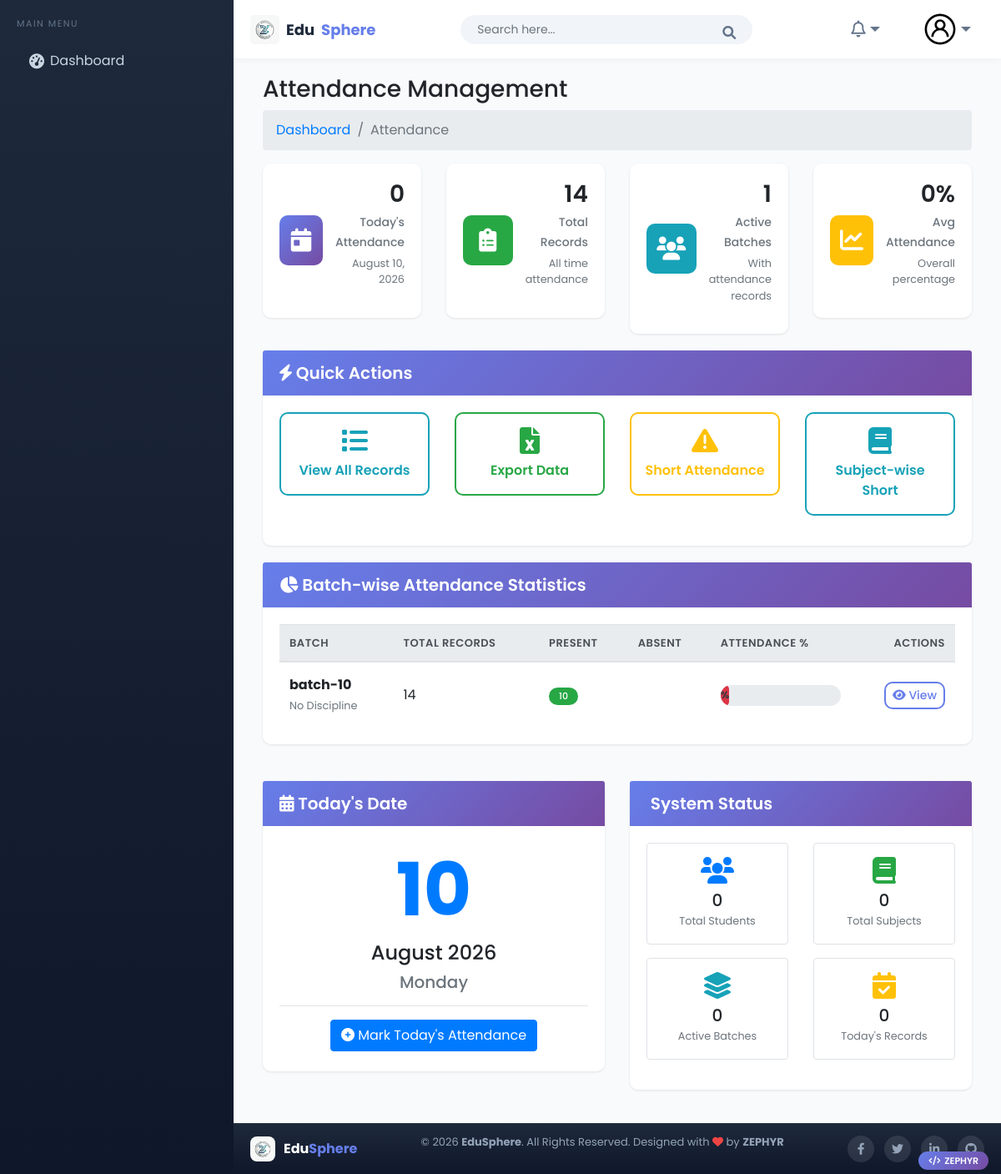
The app's page /attendance with its own data.
### Academic/models.py (models this page shows, shortened)
class Batch(models.Model):
    name = models.CharField(max_length=10)
    start_session = models.CharField(max_length=10)
    end_session = models.CharField(max_length=10)
    discipline = models.ForeignKey(Discipline, on_delete=models.CASCADE)

### attendance/views.py (the view)
# urls.py: path('', views.attendance_dashboard, name='attendance_dashboard'),
def attendance_dashboard(request):
    today = date.today()
    today_attendance = Attendance.objects.filter(date=today).count()
    total_attendance = Attendance.objects.count()
    recent_attendance = Attendance.objects.order_by('-date', '-created_at')[:10]
    batch_stats = Attendance.objects.values('batch__name').annotate(
        total=Count('id'),
        present=Count('id', filter=Q(status='P'))
    ).order_by('-total')[:5]
    context = {
        'today_attendance': today_attendance,
        'total_attendance': total_attendance,
        'recent_attendance': recent_attendance,
        'batch_stats': batch_stats,
        'today': today,
    }
    return render(request, 'attendance/dashboard.html', context)

### templates/attendance/dashboard.html (shortened to what this page needs)
{% extends 'Home/base.html' %}
{% load static %}
{% block body %}
<div class="page-wrapper">
    <div class="content container-fluid">
        <div class="page-header">
            <div class="row align-items-center">
                <div class="col">
                    <h3 class="page-title">Attendance Management</h3>
                    <ul class="breadcrumb">
                        <li class="breadcrumb-item"><a href="{% url 'index' %}">Dashboard</a></li>
                        <li class="breadcrumb-item active">Attendance</li>
                    </ul>
                </div>
            </div>
        </div>
        <div class="row">
            <div class="col-md-3">
                <div class="card dash-widget">
                    <div class="card-body">
                        <div class="dash-widget-header">
                            <span class="dash-widget-icon bg-primary">
                                <i class="fas fa-calendar-day"></i>
                            </span>
                            <div class="dash-widget-info">
                                <h3>{{ today_attendance }}</h3>
                                <span>Today's Attendance</span>
                                <p class="text-muted small mt-1">{{ today|date:"F d, Y" }}</p>
                            </div>
                        </div>
                    </div>
                </div>
            </div>
            <div class="col-md-3">
                <div class="card dash-widget">
                    <div class="card-body">
                        <div class="dash-widget-header">
                            <span class="dash-widget-icon bg-success">
                                <i class="fas fa-clipboard-list"></i>
                            </span>
                            <div class="dash-widget-info">
                                <h3>{{ total_attendance }}</h3>
                                <span>Total Records</span>
                                <p class="text-muted small mt-1">All time attendance</p>
                            </div>
                        </div>
                    </div>
                </div>
            </div>
            <div class="col-md-3">
                <div class="card dash-widget">
                    <div class="card-body">
                        <div class="dash-widget-header">
                            <span class="dash-widget-icon bg-info">
                                <i class="fas fa-users"></i>
                            </span>
                            <div class="dash-widget-info">
                                <h3>{{ batch_stats|length }}</h3>
                                <span>Active Batches</span>
                                <p class="text-muted small mt-1">With attendance records</p>
                            </div>
                        </div>
                    </div>
                </div>
            </div>
            <div class="col-md-3">
                <div class="card dash-widget">
                    <div class="card-body">
                        <div class="dash-widget-header">
                            <span class="dash-widget-icon bg-warning">
                                <i class="fas fa-chart-line"></i>
                            </span>
                            <div class="dash-widget-info">
                                <h3>{{ avg_attendance|default:"0" }}%</h3>
                                <span>Avg Attendance</span>
                                <p class="text-muted small mt-1">Overall percentage</p>
                            </div>
                        </div>
                    </div>
                </div>
            </div>
        </div>
        <div class="row">
            <div class="col-xl-12">
                <div class="card">
                    <div class="card-header bg-gradient-primary text-white">
                        <h5 class="card-title mb-0">
                            <i class="fas fa-bolt"></i> Quick Actions
                        </h5>
                    </div>
                    <div class="card-body">
                        <div class="row">
                            <div class="col-md-3 col-sm-6 mb-3">
                                <a href="{% url 'attendance_list' %}" class="btn btn-outline-info btn-block py-3">
                                    <i class="fas fa-list fa-2x mb-2 d-block"></i>
                                    View All Records
                                </a>
                            </div>
                            <div class="col-md-3 col-sm-6 mb-3">
                                <a href="{% url 'export_attendance' %}" class="btn btn-outline-success btn-block py-3">
                                    <i class="fas fa-file-excel fa-2x mb-2 d-block"></i>
                                    Export Data
                                </a>
                            </div>
                            <div class="col-md-3 col-sm-6 mb-3">
                                <a href="{% url 'short_attendance' %}" class="btn btn-outline-warning btn-block py-3">
                                    <i class="fas fa-exclamation-triangle fa-2x mb-2 d-block"></i>
                                    Short Attendance
                                </a>
                            </div>
                            <div class="col-md-3 col-sm-6 mb-3">
                                <a href="{% url 'subject_short_attendance' %}" class="btn btn-outline-info btn-block py-3">
                                    <i class="fas fa-book fa-2x mb-2 d-block"></i>
                                    Subject-wise Short
                                </a>
                            </div>
                        </div>
                    </div>
                </div>
            </div>
        </div>
        {% if batch_stats %}
        <div class="row">
            <div class="col-12">
                <div class="card">
                    <div class="card-header bg-gradient-primary text-white">
                        <h5 class="card-title mb-0">
                            <i class="fas fa-chart-pie"></i> Batch-wise Attendance Statistics
                        </h5>
                    </div>
                    <div class="card-body">
                        <div class="table-responsive">
                            <table class="table table-hover table-center mb-0">
                                <thead class="thead-light">
                                    <tr>
                                        <th>Batch</th>
                                        <th>Total Records</th>
                                        <th>Present</th>
                                        <th>Absent</th>
                                        <th>Attendance %</th>
                                        <th class="text-right">Actions</th>
                                    </tr>
                                </thead>
                                <tbody>
                                    {% for stat in batch_stats %}
                                    <tr class="align-middle">
                                        <td>
                                            <strong>{{ stat.batch__name }}</strong>
                                            <br>
                                            <small class="text-muted">{{ stat.batch__discipline__field|default:"No Discipline" }}</small>
                                        </td>
                                        <td>{{ stat.total }}</td>
                                        <td><span class="badge badge-success">{{ stat.present }}</span></td>
                                        <td></td>
                                        <td>
                                            <div class="progress" style="height: 25px;">
                                                <div class="progress-bar
                                                    {% if stat.percentage >= 80 %}bg-success
                                                    {% elif stat.percentage >= 60 %}bg-info
                                                    {% elif stat.percentage >= 40 %}bg-warning
                                                    {% else %}bg-danger{% endif %}"
                                                    style="width: {{ stat.percentage }}%">
                                                    <span class="text-dark font-weight-bold">{{ stat.percentage|floatformat:1 }}%</span>
                                                </div>
                                            </div>
                                        </td>
                                        <td class="text-right">
                                            <a href="{% url 'attendance_list' %}?batch={{ stat.batch__id }}"
                                               class="btn btn-sm btn-outline-primary">
                                                <i class="fas fa-eye"></i> View
                                            </a>
                                        </td>
                                    </tr>
                                    {% endfor %}
                                </tbody>
                            </table>
                        </div>
                    </div>
                </div>
            </div>
        </div>
        {% endif %}
        <div class="row mt-4">
            <div class="col-md-6">
                <div class="card">
                    <div class="card-header bg-gradient-primary text-white">
                        <h5 class="card-title mb-0">
                            <i class="fas fa-calendar-alt"></i> Today's Date
                        </h5>
                    </div>
                    <div class="card-body text-center py-4">
                        <div class="display-2 text-primary font-weight-bold">{{ today|date:"d" }}</div>
                        <h4 class="mt-2">{{ today|date:"F Y" }}</h4>
                        <h5 class="text-muted">{{ today|date:"l" }}</h5>
                        <hr class="my-3">
                        <a href="{% url 'mark_attendance' %}" class="btn btn-primary">
                            <i class="fas fa-plus-circle"></i> Mark Today's Attendance
                        </a>
                    </div>
                </div>
            </div>
            <div class="col-md-6">
                <div class="card">
                    <div class="card-header bg-gradient-primary text-white">
                        <h5 class="card-title mb-0">
                             System Status
                        </h5>
                    </div>
                    <div class="card-body">
                        <div class="row">
                            <div class="col-6 mb-3">
                                <div class="border rounded p-3 text-center">
                                    <i class="fas fa-users fa-2x text-primary mb-2"></i>
                                    <h5 class="mb-0">{{ total_students|default:"0" }}</h5>
                                    <small class="text-muted">Total Students</small>
                                </div>
                            </div>
                            <div class="col-6 mb-3">
                                <div class="border rounded p-3 text-center">
                                    <i class="fas fa-book fa-2x text-success mb-2"></i>
                                    <h5 class="mb-0">{{ total_subjects|default:"0" }}</h5>
                                    <small class="text-muted">Total Subjects</small>
                                </div>
                            </div>
                            <div class="col-6 mb-3">
                                <div class="border rounded p-3 text-center">
                                    <i class="fas fa-layer-group fa-2x text-info mb-2"></i>
                                    <h5 class="mb-0">{{ active_batches|default:"0" }}</h5>
                                    <small class="text-muted">Active Batches</small>
                                </div>
                            </div>
                            <div class="col-6 mb-3">
                                <div class="border rounded p-3 text-center">
                                    <i class="fas fa-calendar-check fa-2x text-warning mb-2"></i>
                                    <h5 class="mb-0">{{ today_attendance }}</h5>
                                    <small class="text-muted">Today's Records</small>
                                </div>
                            </div>
                        </div>
                    </div>
                </div>
            </div>
        </div>
    </div>
</div>
{% endblock %}

### records on screen
Batch: batch__name "batch-10", batch__discipline__field "No Discipline", total "14", present "10"

### other values on screen
{{ today_attendance }} "0"
{{ total_attendance }} "14"
{{ batch_stats|length }} "1"
{{ avg_attendance|default:"0" }} "0"
{{ total_students|default:"0" }} "0"
{{ total_subjects|default:"0" }} "0"
{{ active_batches|default:"0" }} "0"
